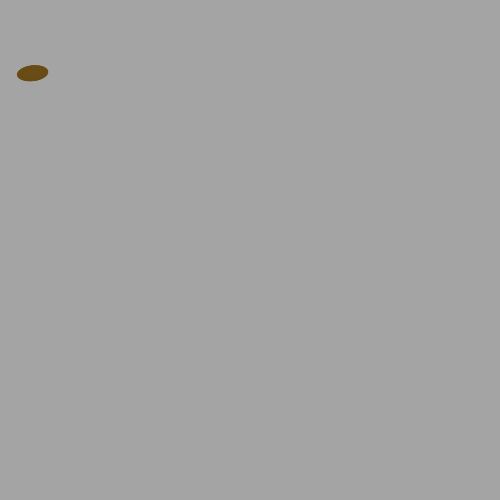
Frame 1 (no input)
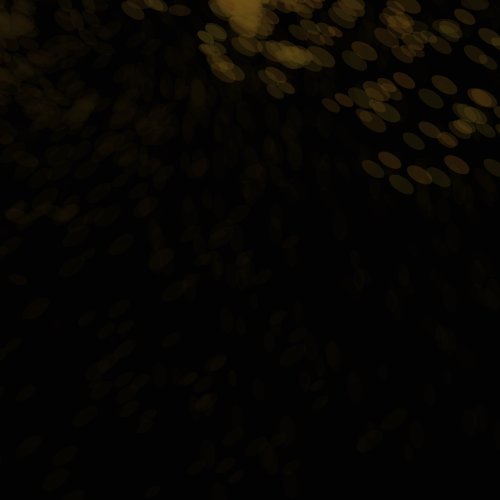
Frame 60 (the mouse pressed at the canvas centre just before this capture)
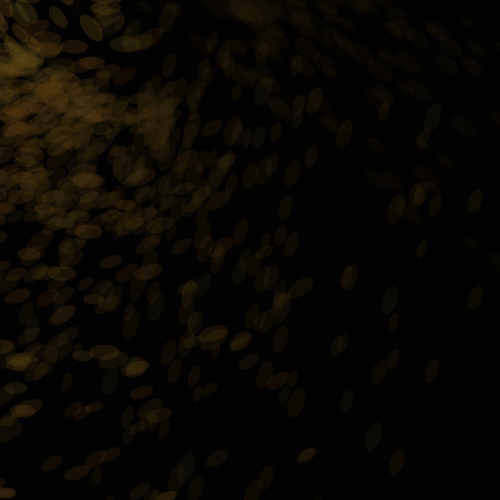
Frame 120 (the mouse held since frame 60 and released just before this capture)

The Processing sketch that drew these frames (run headless with seeded random() and noise(); from frame 60 on, the mouse is pressed at the canvas centre):

// Processing sketch: processing_41804
// ── processing_41804.pde

/*Joseph Kotay.  Practice Computational Methods.  Professor Nick SenseKe.  Extending Classes.
 * This is an adaptation from the GenParticles sketch that is extended into two new classes.
 For this sketch, only my final class appears in the sketch.  I don't know why the first too don't show up.*/


int numParticles = int(random(100,300)); //set the number of particles
GenParticle[] p = new GenParticle[numParticles];

void setup() {
  size(500, 500);
  noStroke();
  smooth();
  for (int i = 0; i < p.length; i++) {
    float velX = random(-2, 2);
    float velY = random(-i, i);
    // Inputs: x, y, x-velocity, y-velocity,
    // radius, origin x, origin y
    p[i] = new xParticle(width/2, height/2, velX, velY, 8.0, width/2, height/4);
    p[i] = new yParticle(width/2, height, velX, velY, random(4,8), width/4, 0);
  }
}

void draw() {
  fill(0, 50);
  rect(0, 0, width, height);
  fill(140,100,10, random(40,70));
  for (int i = 0; i < p.length; i++) {
    p[i].update();
    p[i].regenerate();
    p[i].display();
  }
}

// Initial class provided
class Particle {
  float x, y; // The x- and y-coordinates
  float vx, vy; // The x- and y-velocities
  float radius; // Particle radius
  float gravity = 0.2;

  Particle(float xpos, float ypos, float velx, float vely, float r) {
    x = xpos;
    y = ypos;
    vx = velx;
    vy = vely;
    radius = r;
  }

  void update() {
    vy = vy + gravity;
    y += vy;
    x += vx;
  }


  void display() {
    fill(random(80,110),75,20);
    rect(x, y, radius, radius*3);
  }
}

class GenParticle extends Particle {
  float originX, originY;

  GenParticle(float xIn, float yIn, float vxIn, float vyIn, float r, float ox, float oy) {
    super(xIn, yIn, vxIn, vyIn, r);
    originX = ox;
    originY = oy;
  }

  void regenerate() {
    if ((x > width + radius) || (x < -radius) ||
      (y > height + radius) || (y < -radius)) {
      x = originX;
      y = originY;
      vx = random(-4, 4);
      vy = random(-2, 2);
    }
  }
}

//the first new class besides what was already coded.
class xParticle extends GenParticle {

  xParticle(float xIn, float yIn, float vxIn, float vyIn, float r, float ox, float oy) {
    super(xIn, yIn, vxIn, vyIn, r, ox, oy);
  }

  void regenerate() {
    if ((x > width + radius) || (x < -radius) ||
      (y > height + radius) || (y < -radius)) {
      x =width/2;
      y = height;
      vx = random(-4, 4);
      vy = random(-2, 2);
    }
  }



  void display() {
    pushMatrix();
    translate(originX, originY);
    rotate(frameRate *  radians(90));
    fill(random(20,50),120, 20,75);
    rect(x,y, radius*3, random(radius*2, radius*6));
    popMatrix();
  }
}


class yParticle extends GenParticle {

  yParticle(float xIn, float yIn, float vxIn, float vyIn, float r, float ox, float oy) {
    super(xIn, yIn, vxIn, vyIn, r, ox, oy);
  }

  void regenerate() {
    if ((x > width + radius) || (x < -radius) ||
      (y > height + radius) || (y < -radius)) {
      x = originX/2;
      y = height/5;
      vx = random(-5, 10);  
      vy = random(-10, 10);
    }
  } 


  void display() {
    pushMatrix();
    translate(originX, originY/3);
    rotate(frameRate *  radians(180));
    fill(random(90,120),75,20,75);
    ellipse(x,y,radius*2, radius* 4);
    popMatrix();
  }
}
